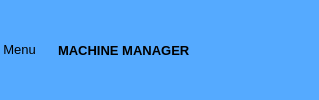
     <widget class="QFrame" name="header_frame">
      <property name="styleSheet">
       <string notr="true">background-color: rgb(85, 170, 255);
border:none;</string>
      </property>
      <property name="frameShape">
       <enum>QFrame::NoFrame</enum>
      </property>
      <property name="frameShadow">
       <enum>QFrame::Raised</enum>
      </property>
      <layout class="QHBoxLayout" name="horizontalLayout">
       <property name="spacing">
        <number>0</number>
       </property>
       <property name="leftMargin">
        <number>0</number>
       </property>
       <property name="topMargin">
        <number>0</number>
       </property>
       <property name="rightMargin">
        <number>0</number>
       </property>
       <property name="bottomMargin">
        <number>0</number>
       </property>
       <item alignment="Qt::AlignLeft">
        <widget class="QFrame" name="header_left">
         <property name="frameShape">
          <enum>QFrame::StyledPanel</enum>
         </property>
         <property name="frameShadow">
          <enum>QFrame::Raised</enum>
         </property>
         <layout class="QHBoxLayout" name="horizontalLayout_4">
          <property name="spacing">
           <number>0</number>
          </property>
          <property name="leftMargin">
           <number>3</number>
          </property>
          <property name="topMargin">
           <number>0</number>
          </property>
          <property name="rightMargin">
           <number>0</number>
          </property>
          <property name="bottomMargin">
           <number>0</number>
          </property>
          <item>
           <widget class="QPushButton" name="menu_button">
            <property name="font">
             <font>
              <family>Nirmala UI</family>
              <pointsize>10</pointsize>
              <weight>50</weight>
              <bold>false</bold>
             </font>
            </property>
            <property name="styleSheet">
             <string notr="true">QPushButton:hover{
	border-radius: 5px;
	border: 1px solid White;
	background-color: #00aaff;
}</string>
            </property>
            <property name="text">
             <string>Menu</string>
            </property>
            <property name="icon">
             <iconset resource="../icons.qrc">
              <normaloff>:/prefix/icons/menu.png</normaloff>:/prefix/icons/menu.png</iconset>
            </property>
            <property name="iconSize">
             <size>
              <width>32</width>
              <height>32</height>
             </size>
            </property>
           </widget>
          </item>
         </layout>
        </widget>
       </item>
       <item alignment="Qt::AlignRight">
        <widget class="QFrame" name="header_center">
         <property name="maximumSize">
          <size>
           <width>266</width>
           <height>200</height>
          </size>
         </property>
         <property name="frameShape">
          <enum>QFrame::StyledPanel</enum>
         </property>
         <property name="frameShadow">
          <enum>QFrame::Raised</enum>
         </property>
         <layout class="QHBoxLayout" name="horizontalLayout_3">
          <item>
           <widget class="QLabel" name="label">
            <property name="maximumSize">
             <size>
              <width>20</width>
              <height>20</height>
             </size>
            </property>
            <property name="text">
             <string/>
            </property>
            <property name="pixmap">
             <pixmap resource="../icons.qrc">:/prefix/icons/hammer.png</pixmap>
            </property>
            <property name="scaledContents">
             <bool>true</bool>
            </property>
           </widget>
          </item>
          <item>
           <widget class="QLabel" name="label_2">
            <property name="font">
             <font>
              <family>Nirmala UI</family>
              <pointsize>10</pointsize>
              <weight>75</weight>
              <bold>true</bold>
             </font>
            </property>
            <property name="text">
             <string>MACHINE MANAGER</string>
            </property>
           </widget>
          </item>
         </layout>
        </widget>
       </item>
       <item alignment="Qt::AlignRight">
        <widget class="QFrame" name="header_right">
         <property name="frameShape">
          <enum>QFrame::StyledPanel</enum>
         </property>
         <property name="frameShadow">
          <enum>QFrame::Raised</enum>
         </property>
         <layout class="QHBoxLayout" name="horizontalLayout_2">
          <property name="spacing">
           <number>10</number>
          </property>
          <property name="leftMargin">
           <number>0</number>
          </property>
          <property name="topMargin">
           <number>0</number>
          </property>
          <property name="rightMargin">
           <number>3</number>
          </property>
          <property name="bottomMargin">
           <number>0</number>
          </property>
          <item>
           <widget class="QPushButton" name="minimze_window_button">
            <property name="text">
             <string/>
            </property>
            <property name="icon">
             <iconset resource="../icons.qrc">
              <normaloff>:/prefix/icons/remove.png</normaloff>:/prefix/icons/remove.png</iconset>
            </property>
            <property name="iconSize">
             <size>
              <width>16</width>
              <height>16</height>
             </size>
            </property>
           </widget>
          </item>
          <item>
           <widget class="QPushButton" name="resize_window_button">
            <property name="text">
             <string/>
            </property>
            <property name="icon">
             <iconset resource="../icons.qrc">
              <normaloff>:/prefix/icons/copy.png</normaloff>:/prefix/icons/copy.png</iconset>
            </property>
            <property name="iconSize">
             <size>
              <width>16</width>
              <height>16</height>
             </size>
            </property>
           </widget>
          </item>
          <item>
           <widget class="QPushButton" name="close_window_button">
            <property name="text">
             <string/>
            </property>
            <property name="icon">
             <iconset resource="../icons.qrc">
              <normaloff>:/prefix/icons/close.png</normaloff>:/prefix/icons/close.png</iconset>
            </property>
            <property name="iconSize">
             <size>
              <width>16</width>
              <height>16</height>
             </size>
            </property>
           </widget>
          </item>
         </layout>
        </widget>
       </item>
      </layout>
     </widget>
